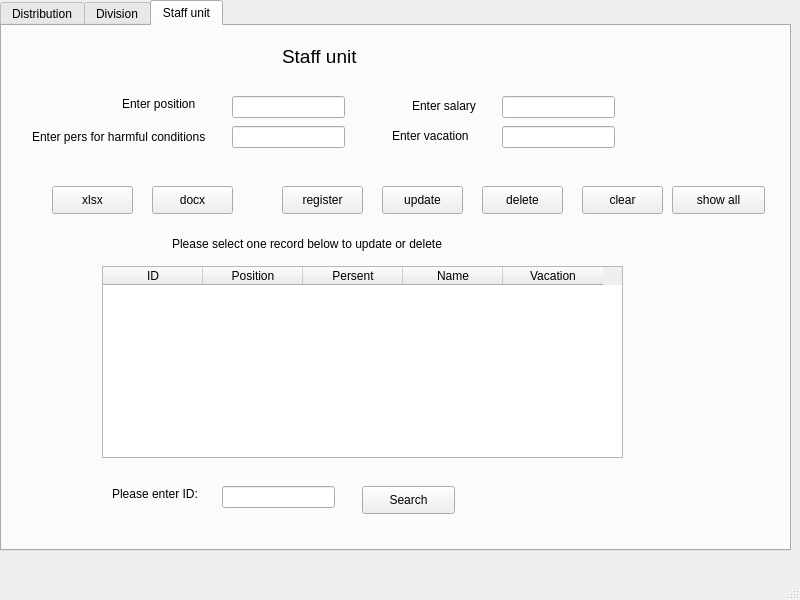
<?xml version="1.0" encoding="UTF-8"?>
<ui version="4.0">
 <class>MainWindow</class>
 <widget class="QMainWindow" name="MainWindow">
  <property name="geometry">
   <rect>
    <x>0</x>
    <y>0</y>
    <width>800</width>
    <height>600</height>
   </rect>
  </property>
  <property name="windowTitle">
   <string>MainWindow</string>
  </property>
  <widget class="QWidget" name="centralwidget">
   <widget class="QTabWidget" name="tabWidget">
    <property name="geometry">
     <rect>
      <x>0</x>
      <y>0</y>
      <width>791</width>
      <height>551</height>
     </rect>
    </property>
    <property name="currentIndex">
     <number>2</number>
    </property>
    <widget class="QWidget" name="tab">
     <attribute name="title">
      <string>Distribution</string>
     </attribute>
     <widget class="QLabel" name="lbDst">
      <property name="geometry">
       <rect>
        <x>300</x>
        <y>10</y>
        <width>181</width>
        <height>41</height>
       </rect>
      </property>
      <property name="font">
       <font>
        <pointsize>14</pointsize>
       </font>
      </property>
      <property name="text">
       <string>DISTRIBUTION</string>
      </property>
      <property name="textFormat">
       <enum>Qt::AutoText</enum>
      </property>
      <property name="scaledContents">
       <bool>false</bool>
      </property>
     </widget>
     <widget class="QLabel" name="lblDivId">
      <property name="geometry">
       <rect>
        <x>140</x>
        <y>70</y>
        <width>101</width>
        <height>16</height>
       </rect>
      </property>
      <property name="text">
       <string>Enter division ID</string>
      </property>
     </widget>
     <widget class="QLabel" name="lblstaffId">
      <property name="geometry">
       <rect>
        <x>140</x>
        <y>100</y>
        <width>111</width>
        <height>16</height>
       </rect>
      </property>
      <property name="text">
       <string>Enter staff unit ID</string>
      </property>
     </widget>
     <widget class="QLabel" name="lblInf">
      <property name="geometry">
       <rect>
        <x>190</x>
        <y>210</y>
        <width>351</width>
        <height>16</height>
       </rect>
      </property>
      <property name="text">
       <string>Please select one record below to update or delete</string>
      </property>
     </widget>
     <widget class="QLabel" name="lblSal">
      <property name="geometry">
       <rect>
        <x>130</x>
        <y>430</y>
        <width>51</width>
        <height>16</height>
       </rect>
      </property>
      <property name="text">
       <string>Salary</string>
      </property>
     </widget>
     <widget class="QLabel" name="lblEntId">
      <property name="geometry">
       <rect>
        <x>130</x>
        <y>460</y>
        <width>101</width>
        <height>16</height>
       </rect>
      </property>
      <property name="text">
       <string>Please enter ID:</string>
      </property>
     </widget>
     <widget class="QLineEdit" name="entDivID">
      <property name="geometry">
       <rect>
        <x>250</x>
        <y>70</y>
        <width>113</width>
        <height>22</height>
       </rect>
      </property>
     </widget>
     <widget class="QLineEdit" name="entStaffID">
      <property name="geometry">
       <rect>
        <x>250</x>
        <y>100</y>
        <width>113</width>
        <height>22</height>
       </rect>
      </property>
     </widget>
     <widget class="QLineEdit" name="entID">
      <property name="geometry">
       <rect>
        <x>240</x>
        <y>460</y>
        <width>113</width>
        <height>22</height>
       </rect>
      </property>
     </widget>
     <widget class="QPushButton" name="btnSearch">
      <property name="geometry">
       <rect>
        <x>380</x>
        <y>460</y>
        <width>93</width>
        <height>28</height>
       </rect>
      </property>
      <property name="text">
       <string>Search</string>
      </property>
     </widget>
     <widget class="QPushButton" name="btnXlsx">
      <property name="geometry">
       <rect>
        <x>0</x>
        <y>160</y>
        <width>81</width>
        <height>28</height>
       </rect>
      </property>
      <property name="maximumSize">
       <size>
        <width>81</width>
        <height>28</height>
       </size>
      </property>
      <property name="text">
       <string>xlsx</string>
      </property>
     </widget>
     <widget class="QPushButton" name="btnDocx">
      <property name="geometry">
       <rect>
        <x>100</x>
        <y>160</y>
        <width>81</width>
        <height>28</height>
       </rect>
      </property>
      <property name="maximumSize">
       <size>
        <width>81</width>
        <height>28</height>
       </size>
      </property>
      <property name="text">
       <string>docx</string>
      </property>
     </widget>
     <widget class="QPushButton" name="btnReg">
      <property name="geometry">
       <rect>
        <x>300</x>
        <y>160</y>
        <width>81</width>
        <height>28</height>
       </rect>
      </property>
      <property name="maximumSize">
       <size>
        <width>93</width>
        <height>28</height>
       </size>
      </property>
      <property name="text">
       <string>register</string>
      </property>
     </widget>
     <widget class="QPushButton" name="bntUpdate">
      <property name="geometry">
       <rect>
        <x>400</x>
        <y>160</y>
        <width>81</width>
        <height>28</height>
       </rect>
      </property>
      <property name="maximumSize">
       <size>
        <width>93</width>
        <height>28</height>
       </size>
      </property>
      <property name="text">
       <string>update</string>
      </property>
     </widget>
     <widget class="QPushButton" name="btnDel">
      <property name="geometry">
       <rect>
        <x>500</x>
        <y>160</y>
        <width>81</width>
        <height>28</height>
       </rect>
      </property>
      <property name="maximumSize">
       <size>
        <width>93</width>
        <height>28</height>
       </size>
      </property>
      <property name="text">
       <string>delete</string>
      </property>
     </widget>
     <widget class="QPushButton" name="btnSalary">
      <property name="geometry">
       <rect>
        <x>200</x>
        <y>160</y>
        <width>81</width>
        <height>28</height>
       </rect>
      </property>
      <property name="maximumSize">
       <size>
        <width>93</width>
        <height>28</height>
       </size>
      </property>
      <property name="text">
       <string>salary</string>
      </property>
     </widget>
     <widget class="QPushButton" name="btnAll">
      <property name="geometry">
       <rect>
        <x>690</x>
        <y>160</y>
        <width>93</width>
        <height>28</height>
       </rect>
      </property>
      <property name="maximumSize">
       <size>
        <width>93</width>
        <height>28</height>
       </size>
      </property>
      <property name="text">
       <string>show all</string>
      </property>
     </widget>
     <widget class="QPushButton" name="btnClear">
      <property name="geometry">
       <rect>
        <x>600</x>
        <y>160</y>
        <width>81</width>
        <height>28</height>
       </rect>
      </property>
      <property name="maximumSize">
       <size>
        <width>81</width>
        <height>28</height>
       </size>
      </property>
      <property name="text">
       <string>clear</string>
      </property>
     </widget>
     <widget class="QTableWidget" name="tableWidget">
      <property name="geometry">
       <rect>
        <x>10</x>
        <y>230</y>
        <width>751</width>
        <height>192</height>
       </rect>
      </property>
      <property name="horizontalScrollBarPolicy">
       <enum>Qt::ScrollBarAsNeeded</enum>
      </property>
      <column>
       <property name="text">
        <string>Staff unit ID</string>
       </property>
      </column>
      <column>
       <property name="text">
        <string>Position</string>
       </property>
      </column>
      <column>
       <property name="text">
        <string>Persent2</string>
       </property>
      </column>
      <column>
       <property name="text">
        <string>Salary</string>
       </property>
      </column>
      <column>
       <property name="text">
        <string>Division ID</string>
       </property>
      </column>
      <column>
       <property name="text">
        <string>Name</string>
       </property>
      </column>
      <column>
       <property name="text">
        <string>Persent1</string>
       </property>
      </column>
     </widget>
    </widget>
    <widget class="QWidget" name="tab_2">
     <attribute name="title">
      <string>Division</string>
     </attribute>
     <widget class="QPushButton" name="btnDocx_3">
      <property name="geometry">
       <rect>
        <x>170</x>
        <y>150</y>
        <width>81</width>
        <height>28</height>
       </rect>
      </property>
      <property name="maximumSize">
       <size>
        <width>81</width>
        <height>28</height>
       </size>
      </property>
      <property name="text">
       <string>docx</string>
      </property>
     </widget>
     <widget class="QLineEdit" name="entPer">
      <property name="geometry">
       <rect>
        <x>250</x>
        <y>90</y>
        <width>113</width>
        <height>22</height>
       </rect>
      </property>
     </widget>
     <widget class="QPushButton" name="btnXlsx_3">
      <property name="geometry">
       <rect>
        <x>70</x>
        <y>150</y>
        <width>81</width>
        <height>28</height>
       </rect>
      </property>
      <property name="maximumSize">
       <size>
        <width>81</width>
        <height>28</height>
       </size>
      </property>
      <property name="text">
       <string>xlsx</string>
      </property>
     </widget>
     <widget class="QLabel" name="lblName">
      <property name="geometry">
       <rect>
        <x>140</x>
        <y>60</y>
        <width>101</width>
        <height>16</height>
       </rect>
      </property>
      <property name="text">
       <string>Enter name</string>
      </property>
     </widget>
     <widget class="QPushButton" name="btnAll_3">
      <property name="geometry">
       <rect>
        <x>690</x>
        <y>150</y>
        <width>93</width>
        <height>28</height>
       </rect>
      </property>
      <property name="maximumSize">
       <size>
        <width>93</width>
        <height>28</height>
       </size>
      </property>
      <property name="text">
       <string>show all</string>
      </property>
     </widget>
     <widget class="QLabel" name="lbDvs">
      <property name="geometry">
       <rect>
        <x>300</x>
        <y>0</y>
        <width>181</width>
        <height>41</height>
       </rect>
      </property>
      <property name="font">
       <font>
        <pointsize>14</pointsize>
       </font>
      </property>
      <property name="text">
       <string>DIVISION</string>
      </property>
      <property name="textFormat">
       <enum>Qt::AutoText</enum>
      </property>
      <property name="scaledContents">
       <bool>false</bool>
      </property>
     </widget>
     <widget class="QPushButton" name="btnReg_3">
      <property name="geometry">
       <rect>
        <x>300</x>
        <y>150</y>
        <width>81</width>
        <height>28</height>
       </rect>
      </property>
      <property name="maximumSize">
       <size>
        <width>93</width>
        <height>28</height>
       </size>
      </property>
      <property name="text">
       <string>register</string>
      </property>
     </widget>
     <widget class="QPushButton" name="btnSearch_3">
      <property name="geometry">
       <rect>
        <x>380</x>
        <y>450</y>
        <width>93</width>
        <height>28</height>
       </rect>
      </property>
      <property name="text">
       <string>Search</string>
      </property>
     </widget>
     <widget class="QPushButton" name="btnDel_3">
      <property name="geometry">
       <rect>
        <x>500</x>
        <y>150</y>
        <width>81</width>
        <height>28</height>
       </rect>
      </property>
      <property name="maximumSize">
       <size>
        <width>93</width>
        <height>28</height>
       </size>
      </property>
      <property name="text">
       <string>delete</string>
      </property>
     </widget>
     <widget class="QPushButton" name="btnClear_3">
      <property name="geometry">
       <rect>
        <x>600</x>
        <y>150</y>
        <width>81</width>
        <height>28</height>
       </rect>
      </property>
      <property name="maximumSize">
       <size>
        <width>81</width>
        <height>28</height>
       </size>
      </property>
      <property name="text">
       <string>clear</string>
      </property>
     </widget>
     <widget class="QTableWidget" name="tableWidget_3">
      <property name="geometry">
       <rect>
        <x>120</x>
        <y>230</y>
        <width>521</width>
        <height>192</height>
       </rect>
      </property>
      <property name="horizontalScrollBarPolicy">
       <enum>Qt::ScrollBarAsNeeded</enum>
      </property>
      <column>
       <property name="text">
        <string>ID</string>
       </property>
      </column>
      <column>
       <property name="text">
        <string>Persent</string>
       </property>
      </column>
      <column>
       <property name="text">
        <string>Type</string>
       </property>
      </column>
      <column>
       <property name="text">
        <string>Name</string>
       </property>
      </column>
     </widget>
     <widget class="QLineEdit" name="entName">
      <property name="geometry">
       <rect>
        <x>250</x>
        <y>60</y>
        <width>113</width>
        <height>22</height>
       </rect>
      </property>
     </widget>
     <widget class="QPushButton" name="bntUpdate_3">
      <property name="geometry">
       <rect>
        <x>400</x>
        <y>150</y>
        <width>81</width>
        <height>28</height>
       </rect>
      </property>
      <property name="maximumSize">
       <size>
        <width>93</width>
        <height>28</height>
       </size>
      </property>
      <property name="text">
       <string>update</string>
      </property>
     </widget>
     <widget class="QLabel" name="lblstaffId_3">
      <property name="geometry">
       <rect>
        <x>80</x>
        <y>90</y>
        <width>171</width>
        <height>20</height>
       </rect>
      </property>
      <property name="text">
       <string>Enter pers per inregular day</string>
      </property>
     </widget>
     <widget class="QLabel" name="lblEntId_3">
      <property name="geometry">
       <rect>
        <x>130</x>
        <y>450</y>
        <width>101</width>
        <height>16</height>
       </rect>
      </property>
      <property name="text">
       <string>Please enter ID:</string>
      </property>
     </widget>
     <widget class="QLineEdit" name="entID_3">
      <property name="geometry">
       <rect>
        <x>240</x>
        <y>450</y>
        <width>113</width>
        <height>22</height>
       </rect>
      </property>
     </widget>
     <widget class="QLabel" name="lblInf_3">
      <property name="geometry">
       <rect>
        <x>190</x>
        <y>200</y>
        <width>351</width>
        <height>16</height>
       </rect>
      </property>
      <property name="text">
       <string>Please select one record below to update or delete</string>
      </property>
     </widget>
     <widget class="QLabel" name="lblType">
      <property name="geometry">
       <rect>
        <x>140</x>
        <y>120</y>
        <width>71</width>
        <height>20</height>
       </rect>
      </property>
      <property name="text">
       <string>Enter type</string>
      </property>
     </widget>
     <widget class="QLineEdit" name="entType">
      <property name="geometry">
       <rect>
        <x>250</x>
        <y>120</y>
        <width>113</width>
        <height>22</height>
       </rect>
      </property>
     </widget>
    </widget>
    <widget class="QWidget" name="tab_3">
     <attribute name="title">
      <string>Staff unit</string>
     </attribute>
     <widget class="QLabel" name="lblInf_8">
      <property name="geometry">
       <rect>
        <x>170</x>
        <y>210</y>
        <width>351</width>
        <height>16</height>
       </rect>
      </property>
      <property name="text">
       <string>Please select one record below to update or delete</string>
      </property>
     </widget>
     <widget class="QLabel" name="lblper1">
      <property name="geometry">
       <rect>
        <x>30</x>
        <y>100</y>
        <width>201</width>
        <height>21</height>
       </rect>
      </property>
      <property name="text">
       <string>Enter pers for harmful conditions</string>
      </property>
     </widget>
     <widget class="QPushButton" name="btnDel_8">
      <property name="geometry">
       <rect>
        <x>480</x>
        <y>160</y>
        <width>81</width>
        <height>28</height>
       </rect>
      </property>
      <property name="maximumSize">
       <size>
        <width>93</width>
        <height>28</height>
       </size>
      </property>
      <property name="text">
       <string>delete</string>
      </property>
     </widget>
     <widget class="QPushButton" name="btnClear_8">
      <property name="geometry">
       <rect>
        <x>580</x>
        <y>160</y>
        <width>81</width>
        <height>28</height>
       </rect>
      </property>
      <property name="maximumSize">
       <size>
        <width>81</width>
        <height>28</height>
       </size>
      </property>
      <property name="text">
       <string>clear</string>
      </property>
     </widget>
     <widget class="QPushButton" name="btnAll_8">
      <property name="geometry">
       <rect>
        <x>670</x>
        <y>160</y>
        <width>93</width>
        <height>28</height>
       </rect>
      </property>
      <property name="maximumSize">
       <size>
        <width>93</width>
        <height>28</height>
       </size>
      </property>
      <property name="text">
       <string>show all</string>
      </property>
     </widget>
     <widget class="QTableWidget" name="tableWidget_8">
      <property name="geometry">
       <rect>
        <x>100</x>
        <y>240</y>
        <width>521</width>
        <height>192</height>
       </rect>
      </property>
      <property name="horizontalScrollBarPolicy">
       <enum>Qt::ScrollBarAsNeeded</enum>
      </property>
      <column>
       <property name="text">
        <string>ID</string>
       </property>
      </column>
      <column>
       <property name="text">
        <string>Position</string>
       </property>
      </column>
      <column>
       <property name="text">
        <string>Persent</string>
       </property>
      </column>
      <column>
       <property name="text">
        <string>Name</string>
       </property>
      </column>
      <column>
       <property name="text">
        <string>Vacation</string>
       </property>
      </column>
     </widget>
     <widget class="QLabel" name="lblSal_6">
      <property name="geometry">
       <rect>
        <x>410</x>
        <y>70</y>
        <width>71</width>
        <height>20</height>
       </rect>
      </property>
      <property name="text">
       <string>Enter salary</string>
      </property>
     </widget>
     <widget class="QPushButton" name="btnDocx_8">
      <property name="geometry">
       <rect>
        <x>150</x>
        <y>160</y>
        <width>81</width>
        <height>28</height>
       </rect>
      </property>
      <property name="maximumSize">
       <size>
        <width>81</width>
        <height>28</height>
       </size>
      </property>
      <property name="text">
       <string>docx</string>
      </property>
     </widget>
     <widget class="QLineEdit" name="entPos">
      <property name="geometry">
       <rect>
        <x>230</x>
        <y>70</y>
        <width>113</width>
        <height>22</height>
       </rect>
      </property>
     </widget>
     <widget class="QPushButton" name="btnReg_8">
      <property name="geometry">
       <rect>
        <x>280</x>
        <y>160</y>
        <width>81</width>
        <height>28</height>
       </rect>
      </property>
      <property name="maximumSize">
       <size>
        <width>93</width>
        <height>28</height>
       </size>
      </property>
      <property name="text">
       <string>register</string>
      </property>
     </widget>
     <widget class="QLabel" name="lblEntId_8">
      <property name="geometry">
       <rect>
        <x>110</x>
        <y>460</y>
        <width>101</width>
        <height>16</height>
       </rect>
      </property>
      <property name="text">
       <string>Please enter ID:</string>
      </property>
     </widget>
     <widget class="QLabel" name="lblPos">
      <property name="geometry">
       <rect>
        <x>120</x>
        <y>70</y>
        <width>101</width>
        <height>16</height>
       </rect>
      </property>
      <property name="text">
       <string>Enter position</string>
      </property>
     </widget>
     <widget class="QLabel" name="lblstaff">
      <property name="geometry">
       <rect>
        <x>280</x>
        <y>10</y>
        <width>181</width>
        <height>41</height>
       </rect>
      </property>
      <property name="font">
       <font>
        <pointsize>14</pointsize>
       </font>
      </property>
      <property name="text">
       <string>Staff unit</string>
      </property>
      <property name="textFormat">
       <enum>Qt::AutoText</enum>
      </property>
      <property name="scaledContents">
       <bool>false</bool>
      </property>
     </widget>
     <widget class="QLineEdit" name="entID_8">
      <property name="geometry">
       <rect>
        <x>220</x>
        <y>460</y>
        <width>113</width>
        <height>22</height>
       </rect>
      </property>
     </widget>
     <widget class="QPushButton" name="btnSearch_8">
      <property name="geometry">
       <rect>
        <x>360</x>
        <y>460</y>
        <width>93</width>
        <height>28</height>
       </rect>
      </property>
      <property name="text">
       <string>Search</string>
      </property>
     </widget>
     <widget class="QPushButton" name="btnXlsx_8">
      <property name="geometry">
       <rect>
        <x>50</x>
        <y>160</y>
        <width>81</width>
        <height>28</height>
       </rect>
      </property>
      <property name="maximumSize">
       <size>
        <width>81</width>
        <height>28</height>
       </size>
      </property>
      <property name="text">
       <string>xlsx</string>
      </property>
     </widget>
     <widget class="QPushButton" name="bntUpdate_8">
      <property name="geometry">
       <rect>
        <x>380</x>
        <y>160</y>
        <width>81</width>
        <height>28</height>
       </rect>
      </property>
      <property name="maximumSize">
       <size>
        <width>93</width>
        <height>28</height>
       </size>
      </property>
      <property name="text">
       <string>update</string>
      </property>
     </widget>
     <widget class="QLineEdit" name="entSal">
      <property name="geometry">
       <rect>
        <x>500</x>
        <y>70</y>
        <width>113</width>
        <height>22</height>
       </rect>
      </property>
     </widget>
     <widget class="QLineEdit" name="entPers1">
      <property name="geometry">
       <rect>
        <x>230</x>
        <y>100</y>
        <width>113</width>
        <height>22</height>
       </rect>
      </property>
     </widget>
     <widget class="QLineEdit" name="entVac">
      <property name="geometry">
       <rect>
        <x>500</x>
        <y>100</y>
        <width>113</width>
        <height>22</height>
       </rect>
      </property>
     </widget>
     <widget class="QLabel" name="lblVac">
      <property name="geometry">
       <rect>
        <x>390</x>
        <y>100</y>
        <width>101</width>
        <height>20</height>
       </rect>
      </property>
      <property name="text">
       <string>Enter vacation</string>
      </property>
     </widget>
    </widget>
   </widget>
  </widget>
  <widget class="QMenuBar" name="menubar">
   <property name="geometry">
    <rect>
     <x>0</x>
     <y>0</y>
     <width>800</width>
     <height>26</height>
    </rect>
   </property>
  </widget>
  <widget class="QStatusBar" name="statusbar"/>
 </widget>
 <resources/>
 <connections/>
</ui>
